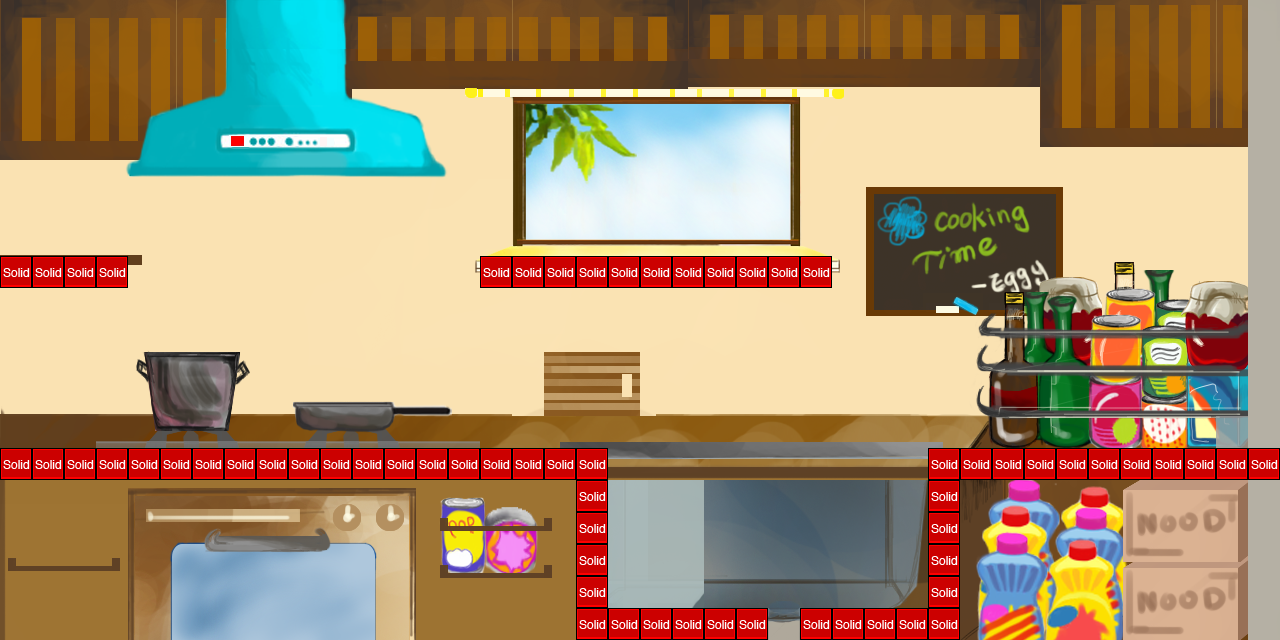

This game map was drawn from its Tiled (.tmx) file and the tilesets committed beside it. A one-line description and the trimmed map source follow:
An orthogonal 40x20 tile map with 32x32 px tiles, 1 tile layer (Collision), 1 image layer and 35 objects (16x OnOffEntity, 14x OneClickEntity, 3x ManyClickEntity, SpongeEntity, Eggy).

<map version="1.0" orientation="orthogonal" width="40" height="20" tilewidth="32" tileheight="32">
 <tileset firstgid="1" name="metatiles32x32" tilewidth="32" tileheight="32">
  <image source="../img/map/metatiles32x32.png" width="160" height="32" />
  <tile id="0">
   <properties>
    <property name="type" value="solid" />
   </properties>
  </tile>
 </tileset>
 <imagelayer name="Background" width="40" height="20">
  <image source="../img/backgrounds/level4_background_yi.png" />
 </imagelayer>
 <layer name="Collision" width="40" height="20">
  <data>[800 cells, 64 non-empty, 1 distinct tile ids]</data>
 </layer>
 <objectgroup name="Entities" width="40" height="20">
  <object name="OneClickEntity" x="1248" y="416" width="32" height="32">
   <properties>
    <property name="#description" value="turns Eggy around at the beginning" />
    <property name="befType" value="flip" />
    <property name="image " value="blank" />
    <property name="notClickable" value="true" />
   </properties>
  </object>
  <object name="OneClickEntity" x="736" y="557" width="96" height="64">
   <properties>
    <property name="#description" value="sink plug" />
    <property name="aftCol" value="32,32,48,16" />
    <property name="aftFrames" value="4,4" />
    <property name="aftType" value="platform" />
    <property name="befCol" value="32,32,0,45" />
    <property name="befFrames" value="0,0" />
    <property name="dependsOn" value="9" />
    <property name="durFrames" value="0,4" />
    <property name="image" value="sinkLid" />
    <property name="sfx" value="thud" />
    <property name="spritewidth" value="96" />
   </properties>
  </object>
  <object name="OnOffEntity" x="336" y="448" width="32" height="32">
   <properties>
    <property name="aftFrames" value="3,3" />
    <property name="befFrames" value="0,0" />
    <property name="durFrames" value="0,3" />
    <property name="image" value="stove_switch" />
    <property name="revSfx" value="onstove" />
    <property name="revdurFrames" value="3,0" />
    <property name="spritewidth" value="32" />
    <property name="switchID" value="1" />
   </properties>
  </object>
  </objectgroup>
 <objectgroup name="Player" width="40" height="20">
  <!-- 10 objects omitted --></objectgroup>
 <objectgroup name="Between" width="40" height="20">
  <!-- 8 objects omitted --></objectgroup>
 <objectgroup name="Between2" width="40" height="20">
  <!-- 6 objects omitted --></objectgroup>
 <objectgroup name="Upper" width="40" height="20" visible="0">
  <!-- 4 objects omitted --></objectgroup>
</map>
<!-- 32 of 35 objects omitted -->